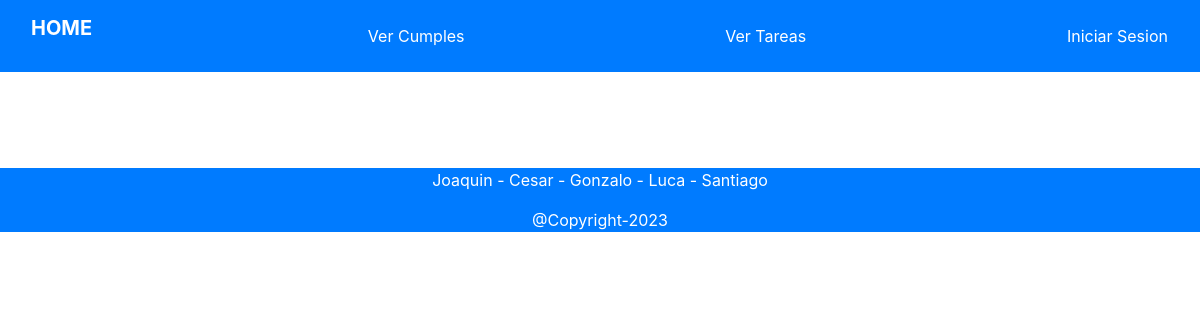
/verTareas, run on an earlier commit of the app's database.
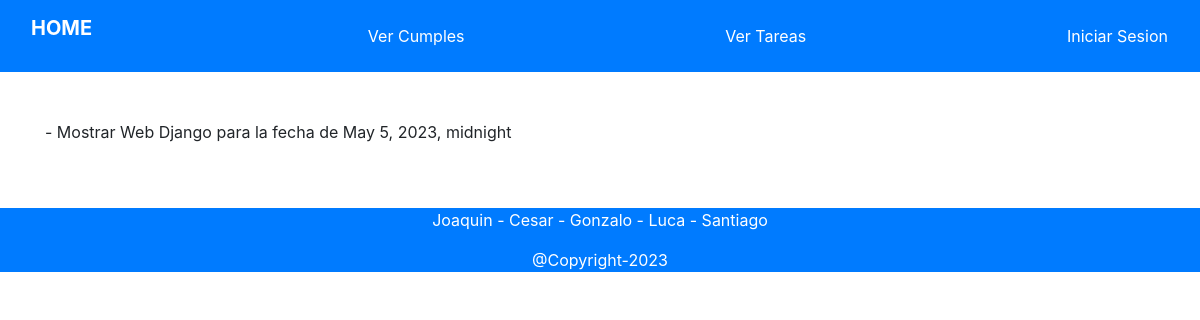
And on a later commit of the database.
### APP/models.py (models this page shows)
class Tareas(models.Model):
    user = models.IntegerField()
    fecha = models.DateTimeField()
    descripcion = models.CharField(max_length=200)

### APP/views.py (the view)
# urls.py: path('verTareas',views.verTareas,name='verTareas'),
def verTareas(request):
    context=Tareas.objects.all()
    return render(request, 'paginas/verTareas.html', {'context':context})

### APP/templates/paginas/verTareas.html (shortened to what this page needs)
{% extends "paginas/base.html" %}
{% load static %}
{% block contenido %}
    <div class="container">
        {% for t in context %}
             <p> - {{ t.descripcion }} para la fecha de {{ t.fecha }}</p>
        {% endfor %}
    </div>
{% endblock %}

What changed in the data, as far as the page shows it:
added Tareas: descripcion "Mostrar Web Django", fecha "May 5, 2023, midnight"
